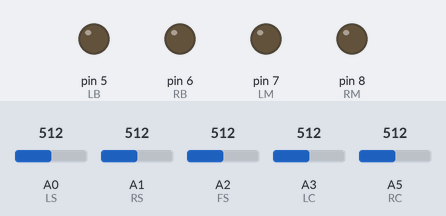
A sketch run on a simulated Arduino Uno, built with avr-gcc and run on an emulated ATmega328P. On the bench: output pins drawn as LEDs (lit = HIGH). The inputs (shaded band) are chosen by the test bench; at power-on: A0 (LS) = 512, A3 (LC) = 512, A2 (FS) = 512, A1 (RS) = 512, A5 (RC) = 512.

Above: at 1.2 s.
1.3 s: A0 (LS) set to 614
2.8 s: A0 (LS) set to 644
At 3.6 s:
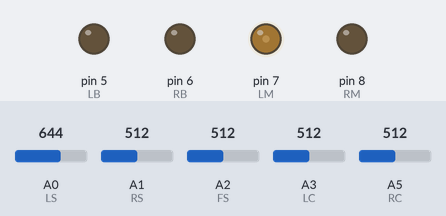
4.3 s: A3 (LC) set to 319
5.8 s: A3 (LC) set to 291
At 7.5 s:
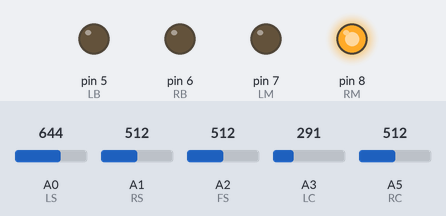
8.8 s: A2 (FS) set to 635
11.8 s: A2 (FS) set to 306
Timing chart, 0 to 14.8 s (numbered marks = the images above; inputs shaded):
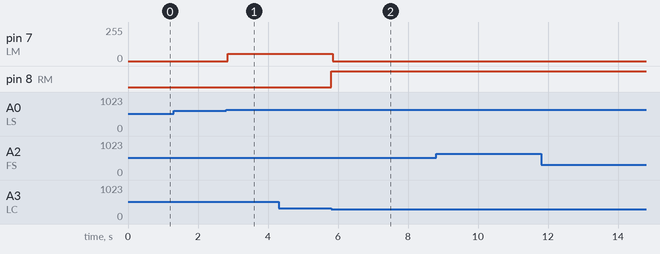

The sketch:

linefollower.ino
```cpp
#define FS A2      // front sensor(distance)
#define LS A0      // left sensor(distance)
#define RS A1      // right sensor(distance)
#define LC A3       // right sensor(color)
#define RC A5      // front sensor(color)
#define LM 7       // left motor
#define RM 8      // right motor
#define LB 5
#define RB 6
int n = 0;
void setup()
{
  pinMode(LS, INPUT);
  pinMode(RS, INPUT);
  pinMode(FS, INPUT);
  pinMode(LC, INPUT);
  pinMode(RC, INPUT);
  pinMode(LM, OUTPUT);
  pinMode(RM, OUTPUT);
  pinMode(LB, OUTPUT);
  pinMode(RB, OUTPUT);
}
void loop()
{
   digitalWrite(LM, LOW);
   digitalWrite(RM, LOW);
   Serial.println(analogRead(RC));

  if(!(analogRead(LC) > 300) && (analogRead(RC) > 275)) // If left black, turn only right motor on
    {
      digitalWrite(LM, LOW);
      digitalWrite(RM, HIGH);

      delay(1000);
    }

  if((analogRead(LC) > 300) && !(analogRead(RC) > 275)) // If right black, turn only left motor on
    {
      digitalWrite(LM, HIGH);
      digitalWrite(RM, LOW);
      delay(1000);
    }

  if(!(analogRead(LC) > 300) && !(analogRead(RC) > 275)) // If both black, stop
    {
      digitalWrite(LM, HIGH);
      digitalWrite(RM, HIGH);
      delay(1000);
    }

   if(analogRead(LS) > 625) //if left distance sensor < 6in, turn right motor on
    {
      digitalWrite(LM, HIGH);
      digitalWrite(RM, LOW);
    }

   if(analogRead(RS) > 600)
    {
      digitalWrite(LM, LOW);
      digitalWrite(RM, HIGH);
    }

    if(analogRead(FS) > 600)
    {
      digitalWrite(LM, HIGH);
      digitalWrite(RM, HIGH);
    }

}
```

Measured:
- the behaviour switches between 625 and 626 on A0 (LS) (found by bisection; images 0 and 1)
- the behaviour switches between 301 and 300 on A3 (LC) (found by bisection; images 1 and 2)
- after the input at 1.3 s, every drawn part: stays the same
- after the input at 2.8 s, pin 7 (LM): 0/255 → 55/255 at once
- after the input at 4.3 s, every drawn part: stays the same
- after the input at 5.8 s, pin 7 (LM): 55/255 → 0/255 at once; pin 8 (RM): LOW → HIGH at once
